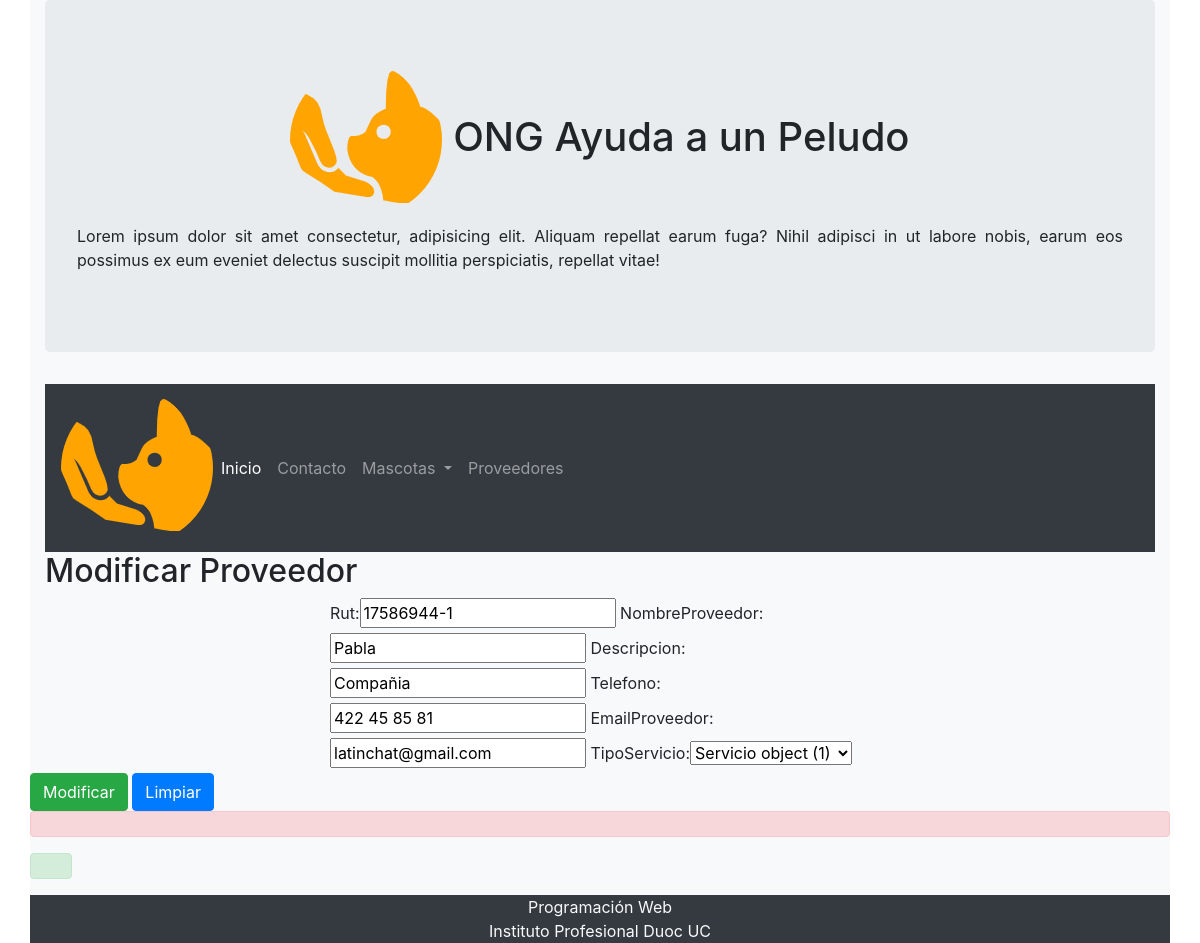
/form_modProv/17586944-1, run on the app's committed database.
### core/models.py (models this page shows, shortened)
class Proveedor(models.Model):
    rut = models.CharField(primary_key=True,max_length=50,verbose_name='rut',default='')
    nombreProveedor = models.CharField(max_length=50,verbose_name='nombreProveedor',default='')
    descripcion = models.CharField(max_length=500,verbose_name='descripcion',default='')
    telefono = models.CharField(max_length=50,verbose_name='telefono',default='')
    emailProveedor = models.CharField(max_length=50,verbose_name='emailProveedor',default='')
    tipoServicio = models.ForeignKey(Servicio,on_delete=models.CASCADE)

### core/views.py (the view)
# urls.py: path('form_modProv/<id>', form_modProv, name="form_modProv"),
def form_modProv(request, id):
    proveedor = Proveedor.objects.get(rut=id)
    datos = {
        'form' : ProveedorForm(instance=proveedor)
    }
    if request.method == 'POST':
        formulario = ProveedorForm(data=request.POST,instance=proveedor)
        if formulario.is_valid:
            formulario.save()
            datos['mensaje'] = "Proveedor modificado correctamente"
    return render(request,'core/form_modProv.html',datos)

### core/forms.py
class ProveedorForm(ModelForm):
    class Meta:
        model = Proveedor
        fields =['rut','nombreProveedor','descripcion','telefono','emailProveedor','tipoServicio']

### core/templates/core/form_modProv.html (shortened to what this page needs)
<!DOCTYPE html>
<html lang="es">
    <head>
        <link rel="stylesheet" href="https://maxcdn.bootstrapcdn.com/bootstrap/4.5.2/css/bootstrap.min.css">
        {% load static %}
        <link rel="stylesheet" href="{% static 'core/css/estilo.css' %}">
    </head>
    <body>
        <div class="container bg-light d-flex flex-column sticky-footer-wrapper min-vh-100">
            <header class="jumbotron">
                <h1 class="text-center">
                    <img src="{% static 'core/img/logo.png' %}" class="rounded-circle" alt="logo"/>
                    <span class="text-nowrap">ONG Ayuda a un Peludo</span>
                </h1>
                <p class="text-justify">
                    Lorem ipsum dolor sit amet consectetur, adipisicing elit. Aliquam repellat earum fuga? Nihil adipisci in ut labore nobis, earum eos possimus ex eum eveniet delectus suscipit mollitia perspiciatis, repellat vitae!
                </p>
            </header>
            <nav class="navbar navbar-expand-lg navbar-dark bg-dark">
                <img src="{% static 'core/img/logo.png' %}" class="rounded-circle" alt="logo"/>
                <div class="collapse navbar-collapse" id="navbarSupportedContent">
                  <ul class="navbar-nav mr-auto">
                    <li class="nav-item active">
                      <a class="nav-link" href="/">Inicio <span class="sr-only">(current)</span></a>
                    </li>
                    <li class="nav-item">
                      <a class="nav-link" href="/contacto">Contacto</a>
                    </li>
                    <li class="nav-item dropdown">
                      <a class="nav-link dropdown-toggle" href="#" id="navbarDropdown" role="button" data-toggle="dropdown" aria-haspopup="true" aria-expanded="false">
                        Mascotas
                      </a>
                    </li>
                    <li class="nav-item">
                      <a class="nav-link" href="/proveedores">Proveedores</a>
                    </li>
                  </ul>
                </div>
            </nav>
            <main class="flex-fill">
              <div>
                <h2>Modificar Proveedor</h2>
              </div>
              <div class="row">
                <form method="post" action="" id="formulario-prov">
                  <div class="col-md-8 form-group" style="max-width: 50%; margin: auto;">
                      {{form.as_table}}
                  </div>
                  <input type="submit" class="btn btn-success" id="enviar" value="Modificar">
                  <input type="reset" class="btn btn-primary" id="limpiar" value="Limpiar">
                  <div id="error" class="alert alert-danger" role="alert"></div>
                </form>
                <div class="alert alert-success" role="alert">
                </div>
              </div>
            </main>
            <footer>
                <div class="row bg-dark">
                    <div class="col-12 text-center text-light">
                            Programación Web<br/>
                            Instituto Profesional Duoc UC
                    </div>
                </div>
            </footer>
        </div>
    </body>
</html>

### data on the page
Proveedor: rut "17586944-1", nombreProveedor "Pabla", descripcion "Compañia", telefono "422 45 85 81", emailProveedor "latinchat@gmail.com", tipoServicio "Servicio object (1)"
